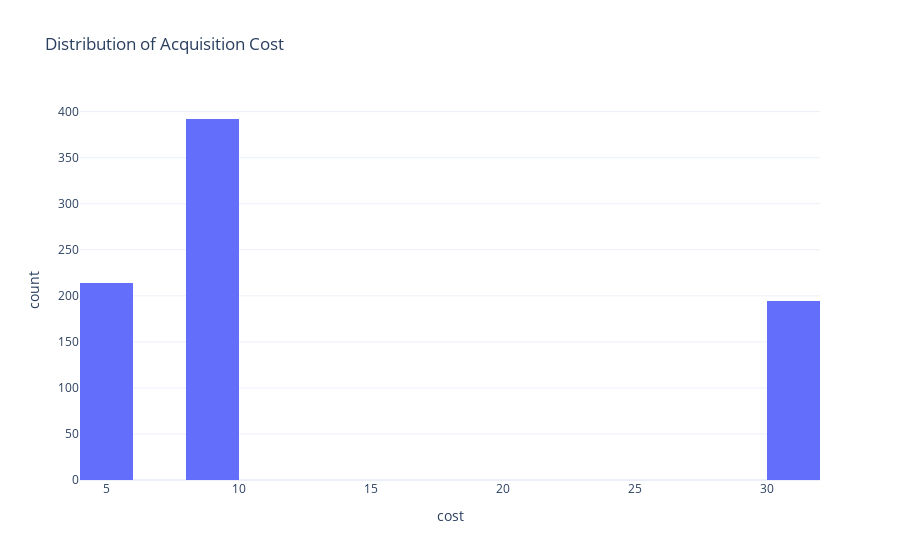

The notebook cell saved with this chart:
### Code cell
#
fig = px.histogram(data, 
                   x="cost", 
                   nbins=20, 
                   title='Distribution of Acquisition Cost')
fig.show()

### Figure 1 — Plotly figure (JSON) as saved in the notebook; plotly's stock layout.template omitted (floating-point values rounded to 4 significant figures; data arrays with more than 128 entries replaced by an {"elided": "..."} marker saying what was removed)
{"data": [{"alignmentgroup": "True", "bingroup": "x", "hovertemplate": "cost=%{x}<br>count=%{y}<extra></extra>", "legendgroup": "", "marker": {"color": "#636efa", "pattern": {"shape": ""}}, "name": "", "nbinsx": 20, "offsetgroup": "", "orientation": "v", "showlegend": false, "type": "histogram", "x": {"elided": "800 float values"}, "xaxis": "x", "yaxis": "y"}], "layout": {"autosize": true, "barmode": "relative", "legend": {"tracegroupgap": 0}, "title": {"text": "Distribution of Acquisition Cost"}, "xaxis": {"anchor": "y", "autorange": true, "domain": [0, 1], "range": [4, 32], "title": {"text": "cost"}, "type": "linear"}, "yaxis": {"anchor": "x", "autorange": true, "domain": [0, 1], "range": [0, 412.6], "title": {"text": "count"}}}}
